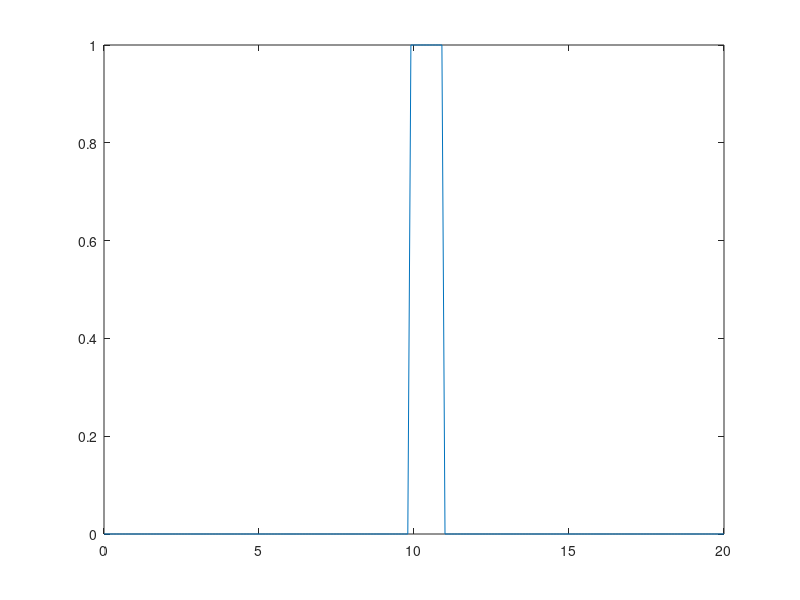

MATLAB code for this plot: (Note: this script raises an error after producing the figure.)
%test4_1.m
clc;clear all
h=0.1;
x=0:h:20;
dt=0.1;
D=10.0;
T=10;
n=length(x);
u=zeros(n,floor(T./dt));
u(10./h:11./h,1)=1;
sigma=D.*dt./(h.^2);
a=-sigma.*ones(1,n-1);
b=(1+2.*sigma).*ones(1,n);
c=-sigma.*ones(1,n-1);

plot(x,u(:,1))
axis([0 20 0 1]);
pause(0.1)

for j=1:floor(T./dt)
	u(:,j+1)=chase(a,b,c,u(:,j));
	plot(x,u(:,j+1));
	axis([0 20 0 1]);
	pause(0.01)
end
t=0:dt:floor(T./dt).*dt;
meshz(t,x,u)
xlabel('t');
ylabel('x');
zlabel('u');